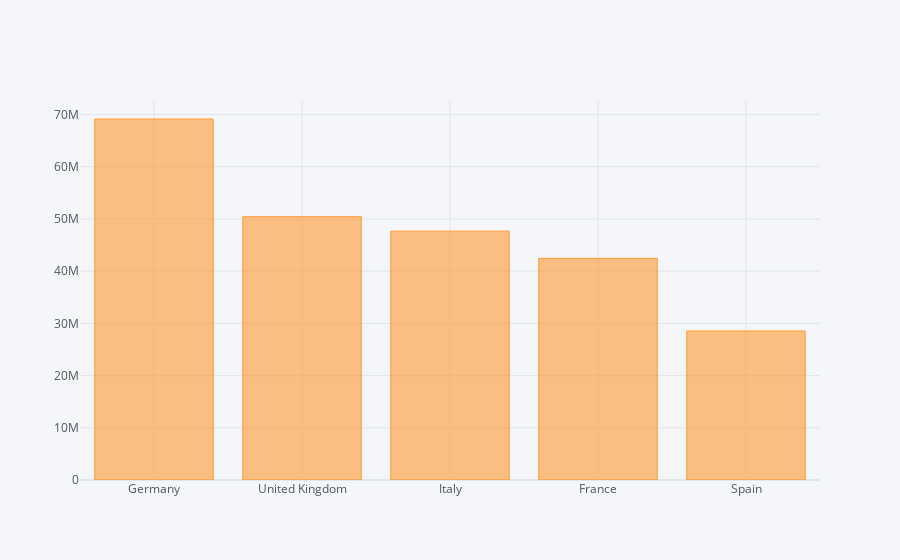

The code cell stored with this chart in its notebook:
### Code cell
europe.loc[:, ['country', 
               'pop']].nlargest(n = 5, columns = 'pop').iplot(x = 'country', 
                                                                     y = 'pop', 
                                                                     kind = 'bar')

### Figure 1 — Plotly figure (JSON) as saved in the notebook; plotly's stock layout.template omitted (floating-point values rounded to 4 significant figures)
{"data": [{"marker": {"color": "rgba(255, 153, 51, 0.6)", "line": {"color": "rgba(255, 153, 51, 1.0)", "width": 1}}, "name": "pop", "orientation": "v", "text": "", "type": "bar", "x": ["Germany", "United Kingdom", "Italy", "France", "Spain"], "y": [69145952, 50430000, 47666000, 42459667, 28549870]}], "layout": {"legend": {"bgcolor": "#F5F6F9", "font": {"color": "#4D5663"}}, "paper_bgcolor": "#F5F6F9", "plot_bgcolor": "#F5F6F9", "title": {"font": {"color": "#4D5663"}}, "xaxis": {"gridcolor": "#E1E5ED", "showgrid": true, "tickfont": {"color": "#4D5663"}, "title": {"font": {"color": "#4D5663"}, "text": ""}, "zerolinecolor": "#E1E5ED"}, "yaxis": {"gridcolor": "#E1E5ED", "showgrid": true, "tickfont": {"color": "#4D5663"}, "title": {"font": {"color": "#4D5663"}, "text": ""}, "zerolinecolor": "#E1E5ED"}}}
